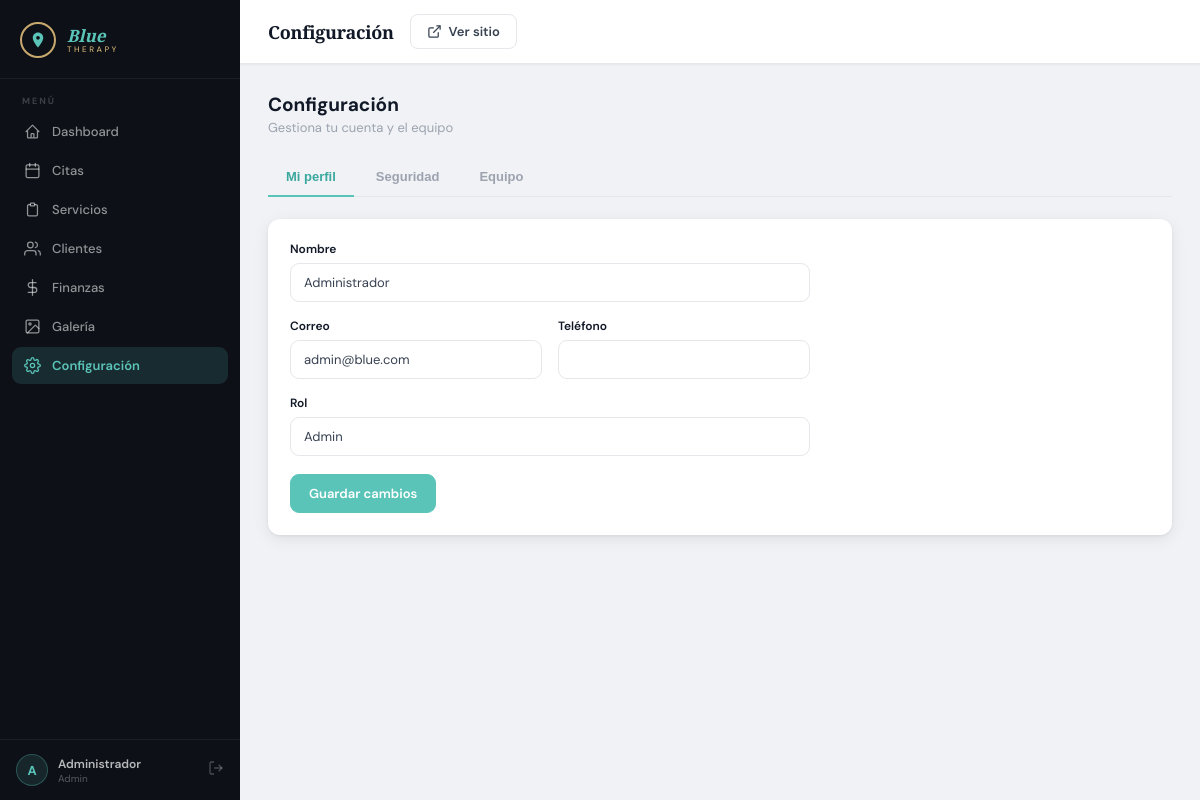
Screenshot of /admin/settings.php (signed in) with the database file from the repository.
### tables this page shows
CREATE TABLE users (
    id          INT UNSIGNED AUTO_INCREMENT PRIMARY KEY,
    name        VARCHAR(100)          NOT NULL,
    email       VARCHAR(150)          NOT NULL UNIQUE,
    password    VARCHAR(255)          NOT NULL,
    role        ENUM('admin','staff') NOT NULL DEFAULT 'staff',
    phone       VARCHAR(20),
    photo       VARCHAR(255),
    active      TINYINT(1)            NOT NULL DEFAULT 1,
    created_at  DATETIME              NOT NULL DEFAULT CURRENT_TIMESTAMP,
    updated_at  DATETIME              NOT NULL DEFAULT CURRENT_TIMESTAMP ON UPDATE CURRENT_TIMESTAMP
);

### includes/session.php (called while the page is built, shortened)
<?php
function currentUser(): ?array {
    return $_SESSION['user'] ?? null;
}

### includes/functions.php (called while the page is built, shortened)
<?php
function e(mixed $value): string {
    return htmlspecialchars((string)$value, ENT_QUOTES | ENT_HTML5, 'UTF-8');
}

### admin/settings.php (the view, shortened to what this page needs)
<?php
require_once __DIR__ . '/../includes/session.php';
require_once __DIR__ . '/../includes/functions.php';
$db   = getDB();
$me   = currentUser();
$tab   = $_GET['tab'] ?? 'profile';
$staff = $db->query("SELECT * FROM users ORDER BY role, name")->fetchAll();
$prof = $db->prepare("SELECT * FROM users WHERE id=?");
$prof->execute([$me['id']]);
$profile = $prof->fetch();
$pageTitle  = 'Configuración';
$activePage = 'settings';
require_once __DIR__ . '/../includes/admin_layout.php';
?>
<div class="page-head">
  <div>
    <h2>Configuración</h2>
    <p>Gestiona tu cuenta y el equipo</p>
  </div>
</div>
<div class="tabs">
  <button class="tab <?= $tab==='profile'?'active':'' ?>"  onclick="location='?tab=profile'">Mi perfil</button>
  <button class="tab <?= $tab==='security'?'active':'' ?>" onclick="location='?tab=security'">Seguridad</button>
  <button class="tab <?= $tab==='team'?'active':'' ?>"     onclick="location='?tab=team'">Equipo</button>
</div>
<?php if ($tab === 'profile'): ?>
  <div class="card"><div class="card-body">
    <form method="POST" style="max-width:520px">
      <div class="form-grid">
        <div class="form-field full"><label>Nombre</label><input type="text" name="name" class="form-control" value="<?= e($profile['name']) ?>" required></div>
        <div class="form-field"><label>Correo</label><input type="email" name="email" class="form-control" value="<?= e($profile['email']) ?>" required></div>
        <div class="form-field"><label>Teléfono</label><input type="tel" name="phone" class="form-control" value="<?= e($profile['phone'] ?? '') ?>"></div>
        <div class="form-field full"><label>Rol</label><input type="text" class="form-control" value="<?= e(ucfirst($profile['role'])) ?>" disabled></div>
      </div>
      <button type="submit" class="btn btn-primary" style="margin-top:18px">Guardar cambios</button>
    </form>
  </div></div>
<?php endif; ?>
<?php require_once __DIR__ . '/../includes/admin_footer.php'; ?>

### includes/admin_layout.php (shortened to what this page needs)
<?php
require_once __DIR__ . '/../includes/session.php';
require_once __DIR__ . '/../includes/functions.php';
$currentUser = currentUser();
$pageTitle   ??= 'Panel Admin';
$activePage  ??= '';
$navItems = [
    ['slug' => 'dashboard',    'label' => 'Dashboard',    'href' => '/Blue/admin/',               'icon' => '<path d="M3 12l2-2m0 0l7-7 7 7M5 10v10a1 1 0 001 1h3m10-11l2 2m-2-2v10a1 1 0 01-1 1h-3m-6 0a1 1 0 001-1v-4a1 1 0 011-1h2a1 1 0 011 1v4a1 1 0 001 1m-6 0h6"/>'],
    ['slug' => 'appointments', 'label' => 'Citas',        'href' => '/Blue/admin/appointments.php','icon' => '<rect x="3" y="4" width="18" height="18" rx="2"/><line x1="16" y1="2" x2="16" y2="6"/><line x1="8" y1="2" x2="8" y2="6"/><line x1="3" y1="10" x2="21" y2="10"/>'],
    ['slug' => 'services',     'label' => 'Servicios',    'href' => '/Blue/admin/services.php',    'icon' => '<path d="M9 5H7a2 2 0 00-2 2v12a2 2 0 002 2h10a2 2 0 002-2V7a2 2 0 00-2-2h-2"/><rect x="9" y="3" width="6" height="4" rx="1"/>'],
    ['slug' => 'clients',      'label' => 'Clientes',     'href' => '/Blue/admin/clients.php',     'icon' => '<path d="M17 21v-2a4 4 0 00-4-4H5a4 4 0 00-4 4v2"/><circle cx="9" cy="7" r="4"/><path d="M23 21v-2a4 4 0 00-3-3.87"/><path d="M16 3.13a4 4 0 010 7.75"/>'],
    ['slug' => 'finances',     'label' => 'Finanzas',     'href' => '/Blue/admin/finances.php',    'icon' => '<line x1="12" y1="1" x2="12" y2="23"/><path d="M17 5H9.5a3.5 3.5 0 000 7h5a3.5 3.5 0 010 7H6"/>'],
    ['slug' => 'gallery',      'label' => 'Galería',      'href' => '/Blue/admin/gallery.php',     'icon' => '<rect x="3" y="3" width="18" height="18" rx="2"/><circle cx="8.5" cy="8.5" r="1.5"/><polyline points="21 15 16 10 5 21"/>'],
    ['slug' => 'settings',     'label' => 'Configuración','href' => '/Blue/admin/settings.php',    'icon' => '<circle cx="12" cy="12" r="3"/><path d="M19.4 15a1.65 1.65 0 00.33 1.82l.06.06a2 2 0 010 2.83 2 2 0 01-2.83 0l-.06-.06a1.65 1.65 0 00-1.82-.33 1.65 1.65 0 00-1 1.51V21a2 2 0 01-4 0v-.09A1.65 1.65 0 009 19.4a1.65 1.65 0 00-1.82.33l-.06.06a2 2 0 01-2.83-2.83l.06-.06A1.65 1.65 0 004.68 15a1.65 1.65 0 00-1.51-1H3a2 2 0 010-4h.09A1.65 1.65 0 004.6 9a1.65 1.65 0 00-.33-1.82l-.06-.06a2 2 0 012.83-2.83l.06.06A1.65 1.65 0 009 4.68a1.65 1.65 0 001-1.51V3a2 2 0 014 0v.09a1.65 1.65 0 001 1.51 1.65 1.65 0 001.82-.33l.06-.06a2 2 0 012.83 2.83l-.06.06A1.65 1.65 0 0019.4 9a1.65 1.65 0 001.51 1H21a2 2 0 010 4h-.09a1.65 1.65 0 00-1.51 1z"/>'],
];
?>
<!DOCTYPE html>
<html lang="es">
<head>
  <link rel="stylesheet" href="/Blue/assets/css/admin.css">
</head>
<body>
<div class="admin-wrap">
<aside class="admin-sidebar" id="adminSidebar">
  <div class="sidebar-logo">
    <div class="sidebar-logo-mark">
      <svg viewBox="0 0 24 24" fill="#5bc4b8"><path d="M12 2C8.13 2 5 5.13 5 9c0 5.25 7 13 7 13s7-7.75 7-13c0-3.87-3.13-7-7-7zm0 9.5c-1.38 0-2.5-1.12-2.5-2.5S10.62 6.5 12 6.5s2.5 1.12 2.5 2.5S13.38 11.5 12 11.5z"/></svg>
    </div>
    <div class="sidebar-logo-text">
      <div class="sidebar-logo-blue">Blue</div>
      <div class="sidebar-logo-therapy">Therapy</div>
    </div>
  </div>
  <div class="sidebar-section">
    <div class="sidebar-section-label">Menú</div>
    <?php foreach ($navItems as $item): ?>
      <a href="<?= $item['href'] ?>"
         class="sidebar-link <?= $activePage === $item['slug'] ? 'active' : '' ?>">
        <svg width="17" height="17" viewBox="0 0 24 24" fill="none" stroke="currentColor" stroke-width="1.8" stroke-linecap="round" stroke-linejoin="round">
          <?= $item['icon'] ?>
        </svg>
        <?= $item['label'] ?>
      </a>
    <?php endforeach; ?>
  </div>
  <div class="sidebar-user">
    <div class="sidebar-user-avatar">
      <?= mb_substr($currentUser['name'] ?? 'A', 0, 1) ?>
    </div>
    <div>
      <div class="sidebar-user-name"><?= e($currentUser['name'] ?? '') ?></div>
      <div class="sidebar-user-role"><?= e($currentUser['role'] ?? '') ?></div>
    </div>
    <a href="/Blue/logout.php" class="sidebar-logout" title="Cerrar sesión">
      <svg viewBox="0 0 24 24" fill="none" stroke="currentColor" stroke-width="2"><path d="M9 21H5a2 2 0 01-2-2V5a2 2 0 012-2h4"/><polyline points="16 17 21 12 16 7"/><line x1="21" y1="12" x2="9" y2="12"/></svg>
    </a>
  </div>
</aside>
<div class="admin-main">
  <header class="admin-topbar">
    <div>
      <div class="topbar-title"><?= e($pageTitle) ?></div>
    </div>
    <div class="topbar-actions">
      <a href="/Blue/" target="_blank" class="topbar-btn" title="Ver sitio público">
        <svg width="15" height="15" viewBox="0 0 24 24" fill="none" stroke="currentColor" stroke-width="2"><path d="M18 13v6a2 2 0 01-2 2H5a2 2 0 01-2-2V8a2 2 0 012-2h6"/><polyline points="15 3 21 3 21 9"/><line x1="10" y1="14" x2="21" y2="3"/></svg>
        <span class="topbar-btn-text">Ver sitio</span>
      </a>
    </div>
  </header>
  <main class="admin-content">

### rows the page displays
users: name "A", name "Administrador", role "Admin", email "admin@blue.com"

### other values shown
$item['label'] "Dashboard"
$item['label'] "Citas"
$item['label'] "Servicios"
$item['label'] "Clientes"
$item['label'] "Finanzas"
$item['label'] "Galería"
$item['label'] "Configuración"
$pageTitle "Configuración"
